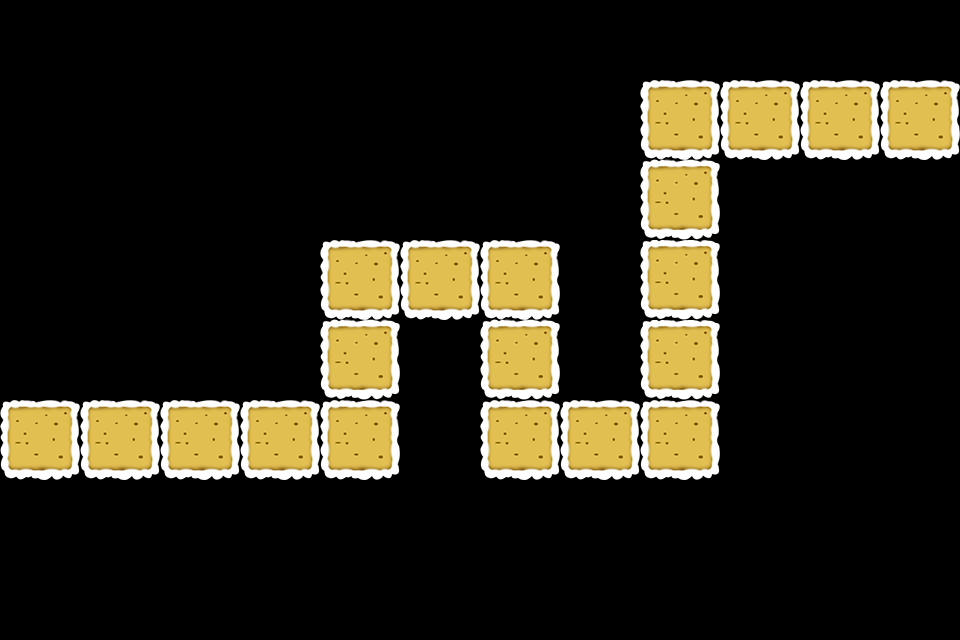

Below is a game level as drawn by its tile map, then a one-line description and the .tmx that defines it (tile-layer data replaced by summaries):
An orthogonal 12x8 tile map with 80x80 px tiles, 1 tile layer (path) and 23 objects (8x path, 6x Tower, 3x 3, 3x 4, 3x 5).

<map version="1.0" orientation="orthogonal" width="12" height="8" tilewidth="80" tileheight="80">
 <properties>
  <property name="style" value="1" />
 </properties>
 <tileset firstgid="1" name="tiled2" tilewidth="80" tileheight="80">
  <image source="tiled2.png" width="240" height="240" />
 </tileset>
 <layer name="path" width="12" height="8">
  <data>[96 cells, 20 non-empty, 7 distinct tile ids]</data>
 </layer>
 <objectgroup name="path" width="12" height="8">
  <object name="path" x="0" y="400" />
  <object name="path" x="320" y="400" />
  <object name="path" x="320" y="240" />
  <object name="path" x="480" y="240" />
  <object name="path" x="480" y="400" />
  <object name="path" x="640" y="400" />
  <object name="path" x="640" y="80" />
  <object name="path" x="880" y="80" />
  <object name="Tower" x="0" y="80" width="320" height="320" />
  <object name="Tower" x="320" y="80" width="320" height="160" />
  <object name="Tower" x="560" y="240" width="80" height="160" />
  <object name="Tower" x="720" y="160" width="240" height="320" />
  <object name="Tower" x="160" y="480" width="640" height="80" />
  <object name="Tower" x="400" y="320" width="80" height="160" />
  <object name="Reward" type="3" x="80" y="160" width="80" height="80" />
  <object name="Reward" type="4" x="240" y="80" width="80" height="80" />
  <object name="Reward" type="5" x="0" y="320" width="80" height="80" />
  <object name="Reward" type="3" x="240" y="320" width="80" height="80" />
  <object name="Reward" type="4" x="400" y="160" width="80" height="80" />
  <object name="Reward" type="5" x="800" y="240" width="80" height="80" />
  <object name="Reward" type="3" x="800" y="400" width="80" height="80" />
  <object name="Reward" type="4" x="480" y="480" width="80" height="80" />
  <object name="Reward" type="5" x="560" y="320" width="80" height="80">
   <properties>
    <property name="new" value="1" />
   </properties>
  </object>
 </objectgroup>
</map>
